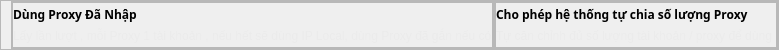
                         <widget class="QFrame" name="frame_91">
                          <property name="maximumSize">
                           <size>
                            <width>16777215</width>
                            <height>50</height>
                           </size>
                          </property>
                          <property name="styleSheet">
                           <string notr="true">QFrame#frame_91{
border-bottom:0.5px solid #2f3d7a;
padding-bottom:4px;
}</string>
                          </property>
                          <property name="frameShape">
                           <enum>QFrame::StyledPanel</enum>
                          </property>
                          <property name="frameShadow">
                           <enum>QFrame::Raised</enum>
                          </property>
                          <layout class="QHBoxLayout" name="horizontalLayout_71">
                           <property name="spacing">
                            <number>0</number>
                           </property>
                           <property name="leftMargin">
                            <number>10</number>
                           </property>
                           <property name="topMargin">
                            <number>0</number>
                           </property>
                           <property name="rightMargin">
                            <number>0</number>
                           </property>
                           <property name="bottomMargin">
                            <number>0</number>
                           </property>
                           <item>
                            <widget class="QFrame" name="frame_96">
                             <property name="frameShape">
                              <enum>QFrame::StyledPanel</enum>
                             </property>
                             <property name="frameShadow">
                              <enum>QFrame::Raised</enum>
                             </property>
                             <layout class="QHBoxLayout" name="horizontalLayout_76">
                              <property name="spacing">
                               <number>0</number>
                              </property>
                              <property name="leftMargin">
                               <number>0</number>
                              </property>
                              <property name="topMargin">
                               <number>0</number>
                              </property>
                              <property name="rightMargin">
                               <number>0</number>
                              </property>
                              <property name="bottomMargin">
                               <number>0</number>
                              </property>
                              <item>
                               <widget class="QFrame" name="frame_104">
                                <property name="frameShape">
                                 <enum>QFrame::StyledPanel</enum>
                                </property>
                                <property name="frameShadow">
                                 <enum>QFrame::Raised</enum>
                                </property>
                                <layout class="QVBoxLayout" name="verticalLayout_37">
                                 <property name="spacing">
                                  <number>0</number>
                                 </property>
                                 <property name="leftMargin">
                                  <number>0</number>
                                 </property>
                                 <property name="topMargin">
                                  <number>0</number>
                                 </property>
                                 <property name="rightMargin">
                                  <number>0</number>
                                 </property>
                                 <property name="bottomMargin">
                                  <number>0</number>
                                 </property>
                                 <item>
                                  <widget class="QLabel" name="label_21">
                                   <property name="font">
                                    <font>
                                     <family>MesloLGLDZ Nerd Font</family>
                                     <weight>75</weight>
                                     <bold>true</bold>
                                    </font>
                                   </property>
                                   <property name="text">
                                    <string>Dùng Proxy Đã Nhập</string>
                                   </property>
                                  </widget>
                                 </item>
                                 <item>
                                  <widget class="QLabel" name="label_22">
                                   <property name="styleSheet">
                                    <string notr="true">color: rgb(235, 235, 235);</string>
                                   </property>
                                   <property name="text">
                                    <string>Lấy lần lượt , mỗi Proxy 1 tài khoản , nếu hết sẽ dùng IP Local, dùng Proxy đã gắn nếu có</string>
                                   </property>
                                  </widget>
                                 </item>
                                </layout>
                               </widget>
                              </item>
                              <item>
                               <widget class="QFrame" name="FrameID_Proxy1">
                                <property name="maximumSize">
                                 <size>
                                  <width>60</width>
                                  <height>16777215</height>
                                 </size>
                                </property>
                                <property name="frameShape">
                                 <enum>QFrame::StyledPanel</enum>
                                </property>
                                <property name="frameShadow">
                                 <enum>QFrame::Raised</enum>
                                </property>
                               </widget>
                              </item>
                             </layout>
                            </widget>
                           </item>
                           <item>
                            <widget class="QFrame" name="frame_97">
                             <property name="frameShape">
                              <enum>QFrame::StyledPanel</enum>
                             </property>
                             <property name="frameShadow">
                              <enum>QFrame::Raised</enum>
                             </property>
                             <layout class="QHBoxLayout" name="horizontalLayout_77">
                              <property name="spacing">
                               <number>0</number>
                              </property>
                              <property name="leftMargin">
                               <number>0</number>
                              </property>
                              <property name="topMargin">
                               <number>0</number>
                              </property>
                              <property name="rightMargin">
                               <number>0</number>
                              </property>
                              <property name="bottomMargin">
                               <number>0</number>
                              </property>
                              <item>
                               <widget class="QFrame" name="frame_105">
                                <property name="frameShape">
                                 <enum>QFrame::StyledPanel</enum>
                                </property>
                                <property name="frameShadow">
                                 <enum>QFrame::Raised</enum>
                                </property>
                                <layout class="QVBoxLayout" name="verticalLayout_38">
                                 <property name="spacing">
                                  <number>0</number>
                                 </property>
                                 <property name="leftMargin">
                                  <number>0</number>
                                 </property>
                                 <property name="topMargin">
                                  <number>0</number>
                                 </property>
                                 <property name="rightMargin">
                                  <number>0</number>
                                 </property>
                                 <property name="bottomMargin">
                                  <number>0</number>
                                 </property>
                                 <item>
                                  <widget class="QLabel" name="label_23">
                                   <property name="font">
                                    <font>
                                     <family>MesloLGLDZ Nerd Font</family>
                                     <weight>75</weight>
                                     <bold>true</bold>
                                    </font>
                                   </property>
                                   <property name="text">
                                    <string>Cho phép hệ thống tự chia số lượng Proxy</string>
                                   </property>
                                  </widget>
                                 </item>
                                 <item>
                                  <widget class="QLabel" name="label_24">
                                   <property name="styleSheet">
                                    <string notr="true">color: rgb(235, 235, 235);</string>
                                   </property>
                                   <property name="text">
                                    <string>Tự căn chỉnh đủ số lượng tài khoản / proxy để dùng </string>
                                   </property>
                                  </widget>
                                 </item>
                                </layout>
                               </widget>
                              </item>
                              <item>
                               <widget class="QFrame" name="FrameID_Proxy2">
                                <property name="maximumSize">
                                 <size>
                                  <width>60</width>
                                  <height>16777215</height>
                                 </size>
                                </property>
                                <property name="frameShape">
                                 <enum>QFrame::StyledPanel</enum>
                                </property>
                                <property name="frameShadow">
                                 <enum>QFrame::Raised</enum>
                                </property>
                               </widget>
                              </item>
                             </layout>
                            </widget>
                           </item>
                          </layout>
                         </widget>
